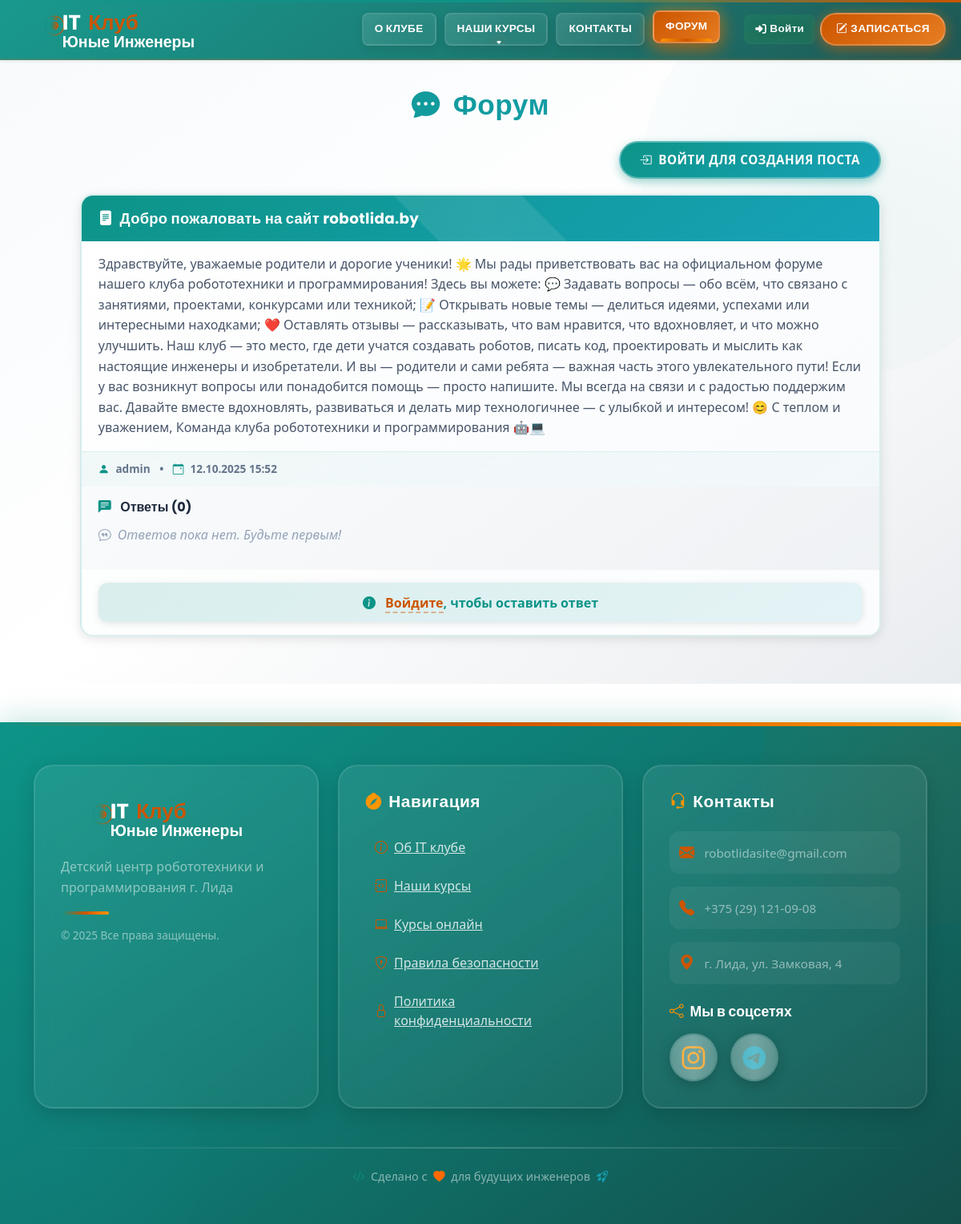
The app's page /forum_list/ with its own data.
### forum_app/models.py (models this page shows, shortened)
class ForumPost(models.Model):
    author = models.ForeignKey(User, on_delete=models.CASCADE)
    title = models.CharField(max_length=255)
    content = models.TextField()
    created_at = models.DateTimeField(auto_now_add=True)

### forum_app/views.py (the view)
# urls.py: path('forum_list/', forum_list, name='forum_list'),
def forum_list(request):
    posts = ForumPost.objects.all().order_by('-created_at')
    reply_forms = {post.id: ForumReplyForm() for post in posts}
    if request.method == 'POST':
        sign_form = SignForm(request.POST)
        if sign_form.is_valid():
            sign_form.save()
            messages.success(request, 'Заявка успешно отправлена! Мы с вами свяжемся в ближайшее время.')
            context = {
                'posts': posts,
                'reply_forms': reply_forms,
                'form': SignForm(),  # Очищаем форму
                'success': True,  # Флаг успешной отправки
                'now': timezone.now().strftime('%H:%M:%S')
            }
            return render(request, 'forum_list.html', context)
        else:
            messages.error(request, 'Пожалуйста, исправьте ошибки в форме.')
    else:
        sign_form = SignForm()
    context = {
        'posts': posts,
        'reply_forms': reply_forms,
        'form': sign_form,  # Форма для модального окна записи
        'success': False,  # По умолчанию не успешно
        'now': timezone.now().strftime('%H:%M:%S')
    }
    return render(request, 'forum_list.html', context)

### main_app/models.py (called while the page is built)
    def __str__(self):
        return self.name

### forum_app/templates/forum_list.html (shortened to what this page needs)
{% extends "main/base.html" %}
{% load custom_filters %}
{% block content %}
<div class="forum-section">
  <div class="forum-container">
    <h1 class="forum-title">
      <i class="bi bi-chat-dots-fill me-3" style="color: #CC5500;"></i>Форум
    </h1>
    <div class="forum-header">
      {% if user.is_authenticated %}
      <a href="{% url 'create_post' %}" class="btn btn-create-post">
        <i class="bi bi-plus-circle-fill me-2"></i>Создать пост
      </a>
      {% else %}
      <a href="{% url 'login' %}" class="btn btn-create-post">
        <i class="bi bi-box-arrow-in-right me-2"></i>Войти для создания поста
      </a>
      {% endif %}
    </div>
    {% if posts %}
        {% for post in posts %}
            <div class="post-card" data-post>
                <div class="post-header">
                    <i class="bi bi-file-text-fill me-2"></i>{{ post.title }}
                </div>
                <div class="post-body">
                    <p>{{ post.content }}</p>
                </div>
                <div class="post-footer">
                    <i class="bi bi-person-fill"></i>{{ post.author.username }}
                    <span class="mx-2">•</span>
                    <i class="bi bi-calendar-event"></i>{{ post.created_at|date:"d.m.Y H:i" }}
                </div>
                <div class="replies-section">
                    <h6>
                      <i class="bi bi-chat-left-text-fill me-2" style="color: #0d9488;"></i>
                      Ответы ({{ post.replies.all.count }})
                    </h6>
                    {% if post.replies.all %}
                        {% for reply in post.replies.all %}
                            <div class="reply" data-reply>
                                <p>{{ reply.content }}</p>
                                <small>
                                  <i class="bi bi-person-circle"></i>{{ reply.author.username }}
                                  <span class="mx-2">•</span>
                                  <i class="bi bi-clock"></i>{{ reply.created_at|date:"d.m.Y H:i" }}
                                </small>
                            </div>
                        {% endfor %}
                    {% else %}
                        <p style="color: #94a3b8; font-style: italic;">
                          <i class="bi bi-chat-quote me-2"></i>Ответов пока нет. Будьте первым!
                        </p>
                    {% endif %}
                </div>
                {% if user.is_authenticated %}
                <div class="reply-form-section">
                    <form method="post" action="{% url 'create_reply' post.id %}" class="reply-form">
                        {% csrf_token %}
                        {{ reply_forms|get_item:post.id }}
                        <button type="submit" class="btn btn-reply mt-3">
                          <i class="bi bi-reply-fill me-2"></i>Добавить ответ
                        </button>
                    </form>
                </div>
                {% else %}
                <div class="reply-form-section">
                    <div class="alert alert-info text-center mb-0">
                        <i class="bi bi-info-circle-fill me-2"></i>
                        <a href="{% url 'login' %}">Войдите</a>, чтобы оставить ответ
                    </div>
                </div>
                {% endif %}
            </div>
        {% endfor %}
    {% endif %}
  </div>
</div>
{% endblock %}

### main_app/templates/main/base.html (style rules this page uses)
body { overflow-x: hidden; overflow-y: auto; }
html { scroll-behavior: smooth; }
:root { --main-green: #0d9488; --main-green-dark: #0f766e; --main-green-darker: #134e4a; --main-orange: #CC5500; --main-orange-light: #e67e22; --main-yellow: #ff9500; --main-white: #ffffff; --main-gray: #f8fafc; }
html, body { overflow-x: hidden; overflow-y: auto; width: 100%; max-width: 100%; }
html, body { -ms-overflow-style: none; scrollbar-width: none; }
* { scrollbar-width: none; -ms-overflow-style: none; }
body { padding-top: 70px; }

### forum_app/templates/forum_list.html (style rules this page uses)
.forum-section { background: linear-gradient(145deg, #f8fafc 0%, #ffffff 50%, #e9ecef 100%); min-height: calc(100vh - 200px); padding: 40px 0; position: relative; overflow: hidden; }
.forum-section::before { content: ''; position: absolute; top: -100px; right: -100px; width: 500px; height: 500px; background: radial-gradient(circle, rgba(13, 148, 136, 0.06), transparent); border-radius: 50%; animation: float 20s ease-in-out infinite; }
.forum-container { max-width: 1000px; margin: 0 auto; position: relative; z-index: 1; }
h1.forum-title { font-family: 'Poppins', sans-serif; font-weight: 800; text-align: center; margin-bottom: 1.5rem; font-size: 2.2rem; color: #1e293b; letter-spacing: 0.5px; background: linear-gradient(135deg, #0d9488, #17a2b8); -webkit-background-clip: text; -webkit-text-fill-color: transparent; background-clip: text; }
.forum-header { display: flex; justify-content: space-between; align-items: center; margin-bottom: 1.2rem; }
.btn-create-post { background: linear-gradient(145deg, #0d9488, #17a2b8); border: 2px solid rgba(255, 255, 255, 0.3); color: white; font-weight: 700; padding: 10px 24px; border-radius: 50px; font-size: 0.95rem; letter-spacing: 0.5px; text-transform: uppercase; box-shadow: 0 4px 12px rgba(13, 148, 136, 0.4); transition: all 0.4s cubic-bezier(0.68, -0.55, 0.265, 1.55); position: relative; overflow: hidden; }
.btn-create-post::before { content: ''; position: absolute; top: 0; left: -100%; width: 100%; height: 100%; background: linear-gradient(90deg, transparent, rgba(255, 255, 255, 0.5), transparent); transition: left 0.7s ease; }
.post-card { background: linear-gradient(145deg, #ffffff 0%, #f8fafc 100%); border: 2px solid rgba(13, 148, 136, 0.15); border-radius: 16px; margin-bottom: 1.2rem; box-shadow: 0 4px 16px rgba(0, 0, 0, 0.08), 0 2px 8px rgba(0, 0, 0, 0.04); transition: all 0.3s ease; overflow: hidden; }
.post-header { background: linear-gradient(145deg, #0d9488, #17a2b8); color: white; font-weight: 700; font-size: 1.15rem; padding: 0.9rem 1.3rem; font-family: 'Poppins', sans-serif; letter-spacing: 0.3px; position: relative; overflow: hidden; }
.post-header::before { content: ''; position: absolute; top: -50%; right: -50%; width: 200%; height: 200%; background: linear-gradient(45deg, transparent, rgba(255, 255, 255, 0.1), transparent); transform: rotate(45deg); animation: headerShine 3s ease-in-out infinite; }
.post-body { padding: 1rem 1.3rem; }
.post-body p { font-size: 1rem; line-height: 1.6; color: #475569; margin: 0; }
.post-footer { font-size: 0.85rem; color: #64748b; padding: 0.7rem 1.3rem; background: linear-gradient(145deg, rgba(13, 148, 136, 0.05), rgba(23, 162, 184, 0.03)); border-top: 1px solid rgba(13, 148, 136, 0.1); font-weight: 600; }
.post-footer i { color: #0d9488; margin-right: 0.5rem; }
.replies-section { padding: 1rem 1.3rem; background: linear-gradient(145deg, rgba(248, 250, 252, 0.8), rgba(233, 236, 239, 0.6)); }
.replies-section h6 { font-weight: 700; color: #1e293b; margin-bottom: 0.8rem; font-family: 'Poppins', sans-serif; font-size: 1rem; }
.reply-form-section { padding: 1rem 1.3rem; background: rgba(255, 255, 255, 0.5); }
.alert { border-radius: 12px; border: none; font-weight: 600; box-shadow: 0 2px 8px rgba(0, 0, 0, 0.1); padding: 0.8rem 1rem; }
.alert-info { background: linear-gradient(145deg, rgba(13, 148, 136, 0.15), rgba(23, 162, 184, 0.1)); color: #0d9488; }
.alert-info a { color: #CC5500; font-weight: 700; text-decoration: none; border-bottom: 2px dashed rgba(204, 85, 0, 0.4); }

### records on screen
ForumPost: title "Добро пожаловать на сайт robotlida.by", content "Здравствуйте, уважаемые родители и дорогие ученики! 🌟 Мы рады приветствовать вас на официальном форуме нашего клуба робототехники и программирования! Здесь вы можете: 💬 Задавать вопросы — обо всём, что связано с занятиями, проектами, конкурсами или техникой; 📝 Открывать новые темы — делиться идеями, успехами или интересными находками; ❤️ Оставлять отзывы — рассказывать, что вам нравится, что вдохновляет, и что можно улучшить. Наш клуб — это место, где дети учатся создавать роботов, писать код, проектировать и мыслить как настоящие инженеры и изобретатели. И вы — родители и сами ребята — важная часть этого увлекательного пути! Если у вас возникнут вопросы или понадобится помощь — просто…", author.username "admin", created_at "12.10.2025 15:52", replies.all.count "0", shows "Ответов пока нет. Будьте первым!"
